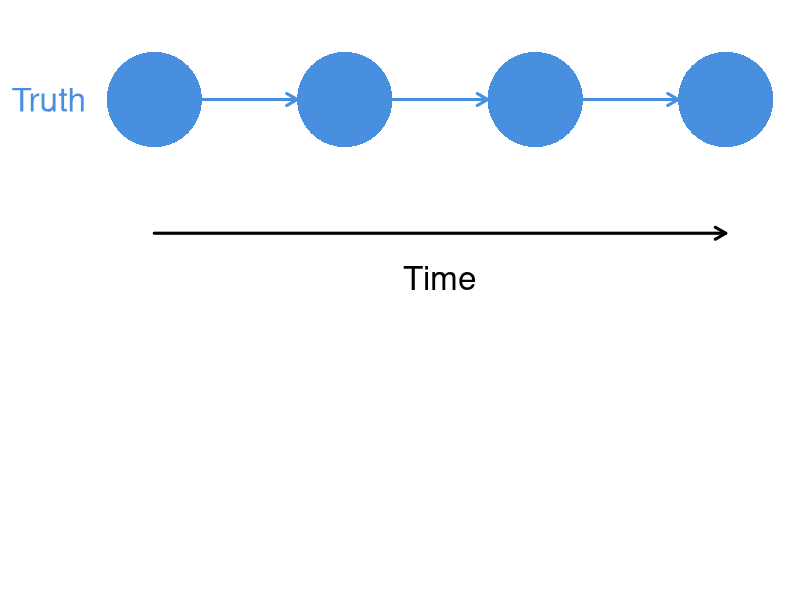
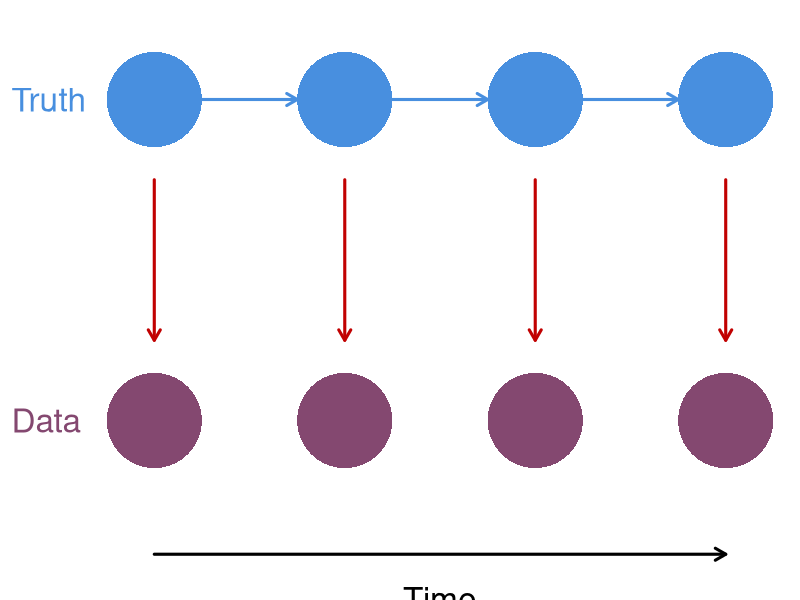
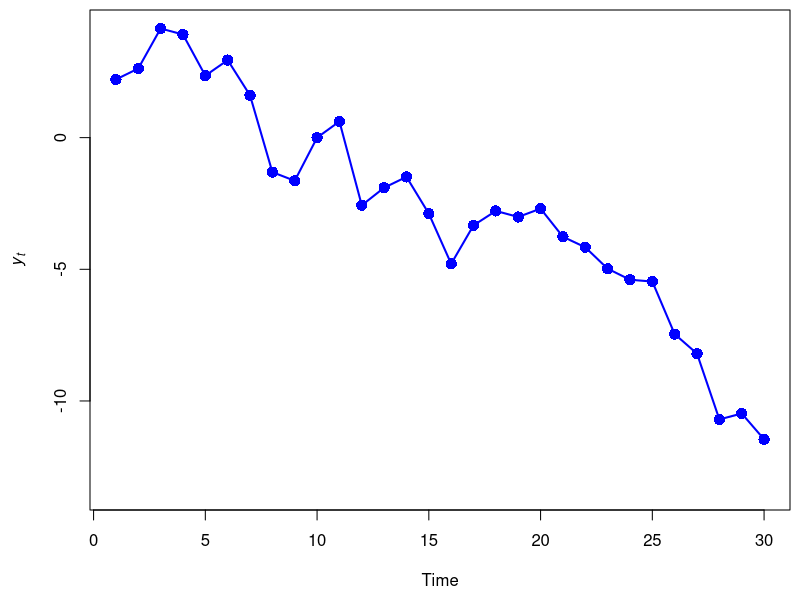
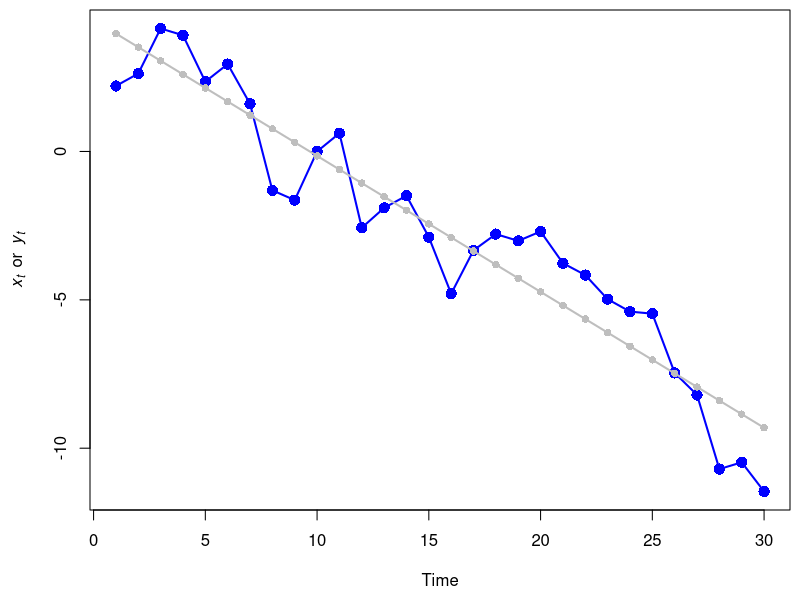
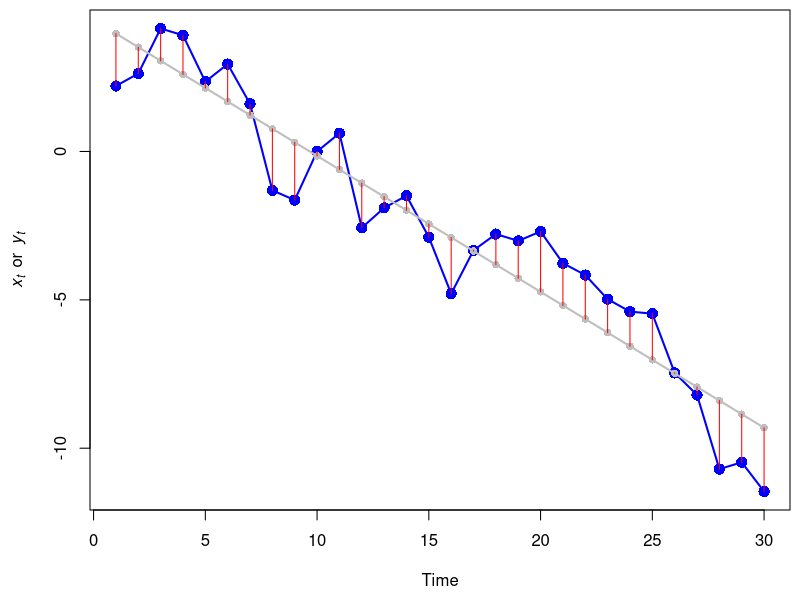
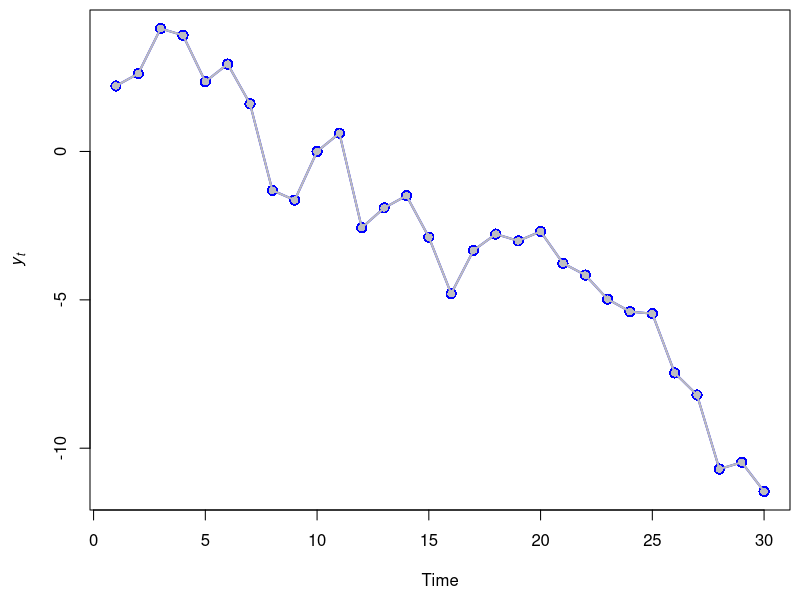
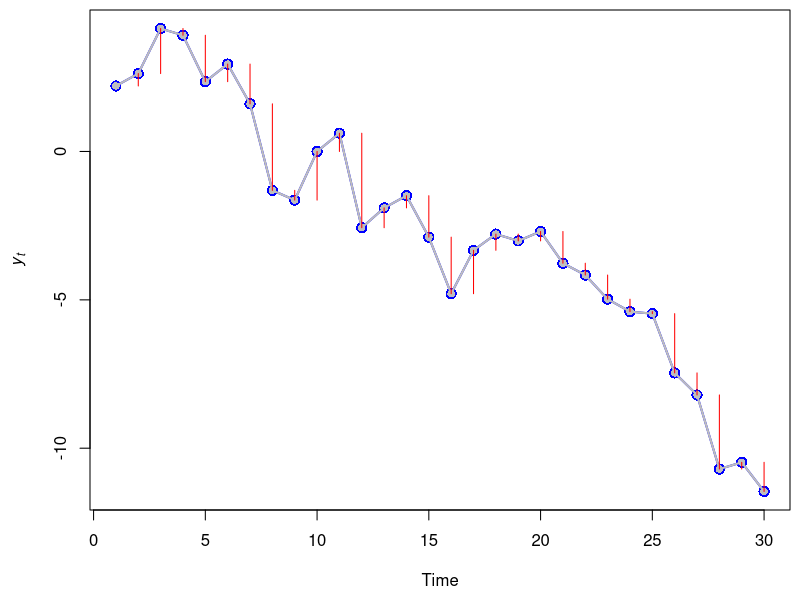
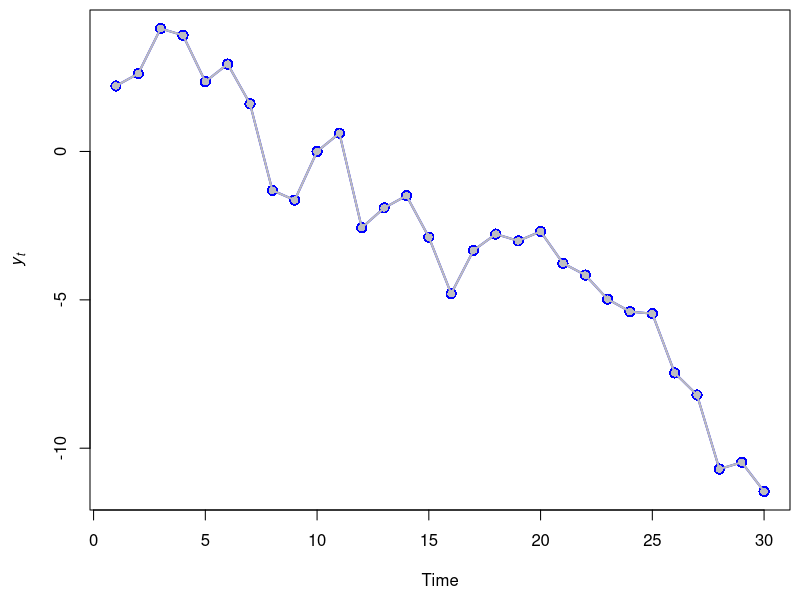

Reproduce these figures in R, in order.
## ---- chunk 1
knitr::opts_chunk$set(echo = FALSE)
set.seed(123)
## ---- chunk 2
par(mai=c(0.8,0.8,0,0), omi=rep(0,4))
## boundaries
ss <- 5
nn <- 7
rr <- ss*3
cc <- ss*nn
## mid-points
xm <- ss/2 + seq(0,cc-ss,ss)
ymt <- rr - ss/2
ymb <- ss/2
## arrow locs
x0t <- seq(ss, by=2*ss, len=3)
x1t <- x0t + ss
## empty plot space
plot(c(0,cc), c(0,rr), type="n", xlab="", ylab="",
     xaxt="n", yaxt="n", bty="n")
## top row: state
symbols(x=xm[c(1,3,5,7)], y=rep(ymt,4), circles=rep(ss/2,4),
        lty="solid",  fg=NA, bg="#488fdf",
        inches=FALSE, add=TRUE, lwd=3)
text("Truth", x=-ss, y=ymt, adj=c(0,0.5), xpd=NA,
     cex=2, col="#488fdf")
arrows(x0=x0t,x1=x1t,y0=ymt, col="#488fdf", lwd=3, length=0.12)
## Time or space
arrows(x0=ss/2, x1=cc-ss/2, y0=-ss/3+ss*2,
       length=0.12, lwd=3, xpd=NA)
text("Time", x=cc/2, y=-ss/2+ss*2, xpd=NA, pos=1, cex=2)
## ---- chunk 3
par(mai=c(0.8,0.8,0,0), omi=rep(0,4))
## arrow locs
x0t <- seq(ss, by=2*ss, len=3)
x1t <- x0t + ss
y0b <- rr - ss
y1b <- ss
## empty plot space
plot(c(0,cc), c(0,rr), type="n", xlab="", ylab="",
     xaxt="n", yaxt="n", bty="n")
## top row: state
symbols(x=xm[c(1,3,5,7)], y=rep(ymt,4), circles=rep(ss/2,4),
        lty="solid",  fg=NA, bg="#488fdf",
        inches=FALSE, add=TRUE, lwd=3)
text("Truth", x=-ss, y=ymt, adj=c(0,0.5), xpd=NA,
     cex=2, col="#488fdf")
## arrows
arrows(x0=x0t,x1=x1t,y0=ymt, col="#488fdf", lwd=3, length=0.12)
## bottom row: obs
symbols(x=xm[c(1,3,5,7)], y=rep(ss/2,4), circles=rep(ss/2,4),
        lty="solid",  fg=NA, bg="#844870",
        inches=FALSE, add=TRUE, lwd=3)
text("Data", x=-ss, y=ss/2, adj=c(0,0.5), xpd=NA,
     cex=2, col="#844870")
## arrows
arrows(x0=xm[c(1,3,5,7)], y0=y0b, y1=y1b,
       col="#c10101", lwd=3, length=0.12)
## Time or space
arrows(x0=ss/2, x1=cc-ss/2, y0=-ss/3,
       length=0.12, lwd=3, xpd=NA)
text("Time", x=cc/2, y=-ss/2, xpd=NA, pos=1, cex=2)
## ---- chunk 4
set.seed(666)

TT <- 30

uu <- -0.2
  
ww <- xx <- rnorm(TT)
for(t in 2:TT) {
  xx[t] <- xx[t-1] + uu + ww[t]
}

ee <- rnorm(TT, 0.7)
yy <- xx + ee

par(mai = c(0.9,0.9,0.1,0.1), omi = c(0,0,0,0))
plot.ts(yy, ylim = range(xx,yy),
        lwd = 2, type = "o", pch = 16, cex = 1.5, col = "blue",
        ylab = expression(italic(y[t])))
## ---- chunk 5
theta <- coef(lm(yy ~ seq(TT)))
y_obs <- theta[1] + theta[2] * seq(TT)

par(mai = c(0.9,0.9,0.1,0.1), omi = c(0,0,0,0))
plot.ts(yy, lwd = 2, type = "o", pch = 16,  cex = 1.5, col = "blue",
        ylab = expression(italic(x[t])~~or~~italic(y[t])))
lines(y_obs, lwd = 2, type = "o", pch = 16, col = "gray")
## ---- chunk 6
par(mai = c(0.9,0.9,0.1,0.1), omi = c(0,0,0,0))
plot.ts(yy, lwd = 2, type = "o", pch = 16,  cex = 1.5, col = "blue",
        ylab = expression(italic(x[t])~~or~~italic(y[t])))
lines(y_obs, lwd = 2, type = "o", pch = 16, col = "gray")
segments(seq(TT), y0 = y_obs, y1 = yy, col = "red")
## ---- chunk 7
par(mai = c(0.9,0.9,0.1,0.1), omi = c(0,0,0,0))
plot.ts(yy, lwd = 2, type = "o", pch = 16, cex = 1.5, col = "blue",
        ylab = expression(italic(y[t])))
lines(yy, lwd = 2, type = "o", pch = 16, col = "gray")
## ---- chunk 8
par(mai = c(0.9,0.9,0.1,0.1), omi = c(0,0,0,0))
plot.ts(yy, lwd = 2, type = "o", pch = 16, cex = 1.5, col = "blue",
        ylab = expression(italic(y[t])))
lines(yy, lwd = 2, type = "o", pch = 16, col = "gray")
segments(seq(2,TT), y0 = yy[-TT], y1 = yy[-1], col = "red")
## ---- chunk 9
par(mai = c(0.9,0.9,0.1,0.1), omi = c(0,0,0,0))
plot.ts(yy, lwd = 2, type = "o", pch = 16, cex = 1.5, col = "blue",
        ylab = expression(italic(y[t])))
lines(yy, lwd = 2, type = "o", pch = 16, col = "gray")
## ---- chunk 10
par(mai = c(0.9,0.9,0.1,0.1), omi = c(0,0,0,0))
plot.ts(yy, ylim = range(xx,yy),
        lwd = 2, type = "o", pch = 16, cex = 1.5, col = "blue",
        ylab = expression(italic(x[t])~~or~~italic(y[t])))
lines(xx, lwd = 2, type = "o", pch = 16, col = "gray")
segments(seq(2, TT), y0 = xx[-1], y1 = xx[-TT], lwd = 3, col = "red")
segments(seq(2, TT), y0 = xx[-1], y1 = yy[-1])
